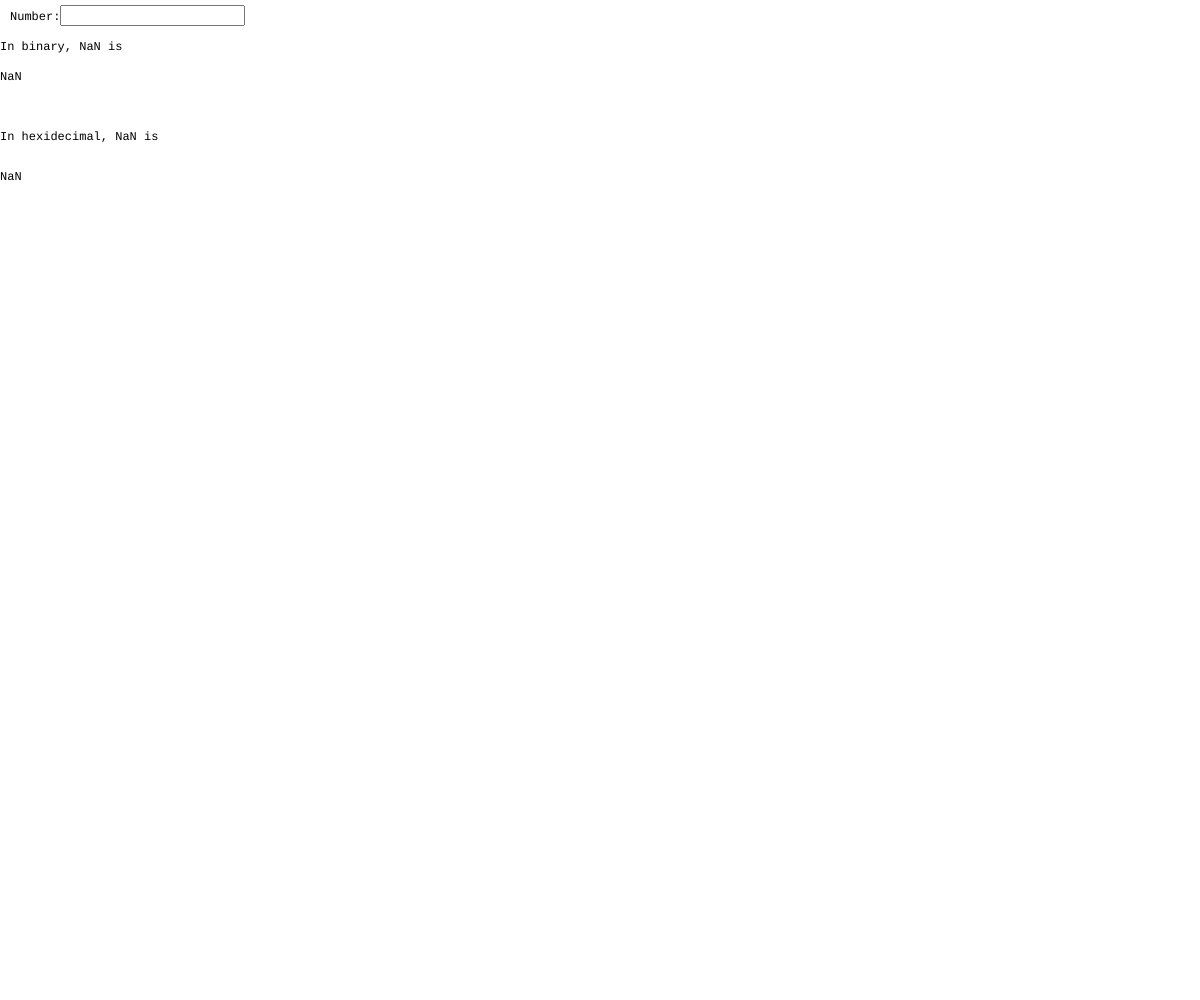
Frame 1 (no input)
Frame 60 (no input): identical to frame 1, image omitted
Frame 120 (the mouse pressed at the canvas centre since frame 60): identical to frame 1, image omitted

The p5.js sketch that drew this single still picture (run headless with seeded random() and noise() and a simulated clock; from frame 60 on, the mouse is pressed at the canvas centre):

// p5.js sketch
// ── sketch.js
function setup() {
	createCanvas(windowWidth, windowHeight);
// 	Create an input box
	input = createInput();
// 	Place the input box
	input.position(60, 5);
}

function draw() {
// 	create a background and font...
	background('white');
	textFont('courier');
// 	Label my input box
	text('Number:', 10, 20);
// 	Make a variable to hold the value of the input box
	var number = int(input.value());
// 	Convert that number into binary
	var num = number.toString(2);
	var num2 = number.toString(16);
// 	Label my output
	text('In binary, ' + number + ' is', 0, 50);
// 	Display the binary number.
	text(num, 0, 80);
  text('In hexidecimal, ' + number + ' is', 0, 140);
  text(num2, 0, 180);
}

function windowResized() {
	resizeCanvas(windowWidth, windowHeight);
}
